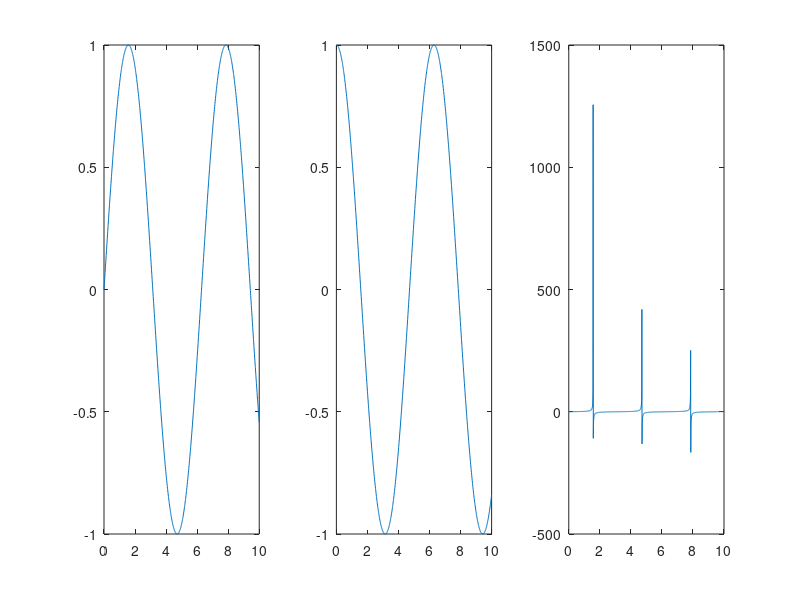

The MATLAB script that drew this image:
% MATLAB PLOTTING 

% linear line 
x = [0:5:100];
y = x;
plot(x, y)

% parabola
x = [-100:20:100]; % Chanigng increment makes graph smoother
y = x.^2;
plot(x, y)

% sin graph 
x = [0:0.01:10];
y = sin(x);
plot(x, y), xlabel('x'), ylabel('Sin(x)'), title('Sin(x) Graph'),
grid on, axis equal

% The xlabel and ylabel commands generate labels along x-axis and y-axis.
% The title command allows you to put a title on the graph.
%The grid on command allows you to put the grid lines on the graph.
%The axis equal command allows generating the plot with the same scale factors and the spaces on both axes.
%The axis square command generates a square plot.

% Graphing multiple functoins
x = [0 : 0.01: 10];
y = sin(x);
g = cos(x);
plot(x, y, x, g, '.-'), legend('Sin(x)', 'Cos(x)')

% Setting up colors
x = [-10 : 0.01: 10];
y = 3*x.^4 + 2 * x.^3 + 7 * x.^2 + 2 * x + 9;
g = 5 * x.^3 + 9 * x + 2;
plot(x, y, 'm', x, g, 'c') % color codes 
 
% Setting axis scales
x = [0 : 0.01: 10];
y = exp(-x).* sin(2*x + 3);
plot(x, y), axis([0 10 -0.5 0.5]) % axis ( [xmin xmax ymin ymax] )

% Generation of subplot
x = [0:0.01:5];
y = exp(-1.5*x).*sin(10*x);
subplot(1,3,1)
plot(x,y), xlabel('x'),ylabel('exp(–1.5x)*sin(10x)'),axis([0 5 -1 1])
y = exp(-2*x).*sin(10*x);
subplot(1,3,2)
plot(x,y),xlabel('x'),ylabel('exp(–2x)*sin(10x)'),axis([0 5 -1 1])
subplot(1,3,3)

% Simple program for EXAM
x = [0: 0.01: 10]
y = sin(x)
g = cos(x)
k = tan(x)
subplot(1,3,1)
plot(x,y)
subplot(1,3,2)
plot(x,g)
subplot(1,3,3)
plot(x,k)